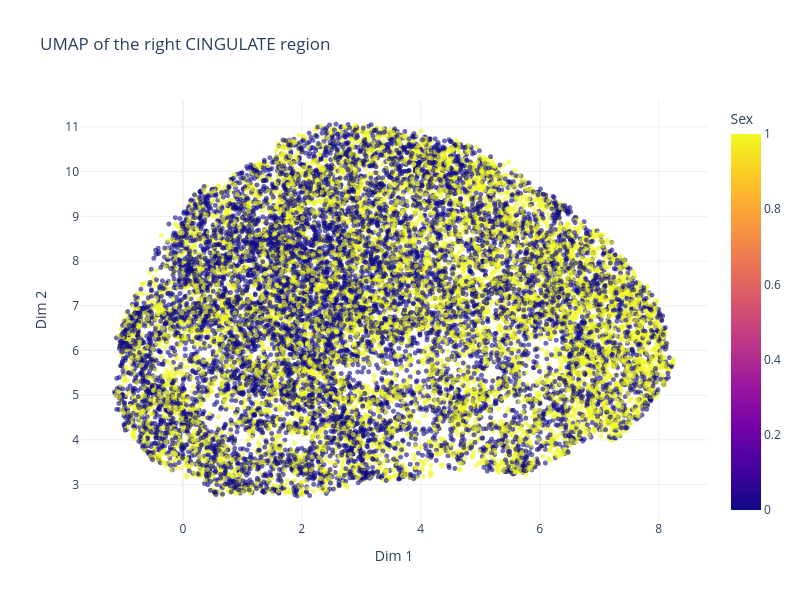

Notebook source saved alongside this figure:
### Code cell
fig = px.scatter(bdd_2D_UKB,
    x='Dim 1',
    y='Dim 2',
    color="Sex",
    labels={'color': 'Sex'},
    title='UMAP of the right CINGULATE region',
    template='plotly_white', 
    hover_data= ['Dataset', 'ID'],
    opacity=0.6,
    width=800, height=600
)

fig.update_traces(marker=dict(size=5))  # Adjust marker size

fig.show()

### Figure 1 — Plotly figure (JSON) as saved in the notebook; plotly's stock layout.template omitted (floating-point values rounded to 4 significant figures; data arrays with more than 128 entries replaced by an {"elided": "..."} marker saying what was removed)
{"data": [{"customdata": {"elided": "19611x2 str values"}, "hovertemplate": "Dim 1=%{x}<br>Dim 2=%{y}<br>Dataset=%{customdata[0]}<br>ID=%{customdata[1]}<br>Sex=%{marker.color}<extra></extra>", "legendgroup": "", "marker": {"color": {"elided": "19611 int values"}, "coloraxis": "coloraxis", "opacity": 0.6, "size": 5, "symbol": "circle"}, "mode": "markers", "name": "", "showlegend": false, "type": "scattergl", "x": {"elided": "19611 float values"}, "xaxis": "x", "y": {"elided": "19611 float values"}, "yaxis": "y"}], "layout": {"coloraxis": {"colorbar": {"title": {"text": "Sex"}}, "colorscale": [[0, "#0d0887"], [0.1111, "#46039f"], [0.2222, "#7201a8"], [0.3333, "#9c179e"], [0.4444, "#bd3786"], [0.5556, "#d8576b"], [0.6667, "#ed7953"], [0.7778, "#fb9f3a"], [0.8889, "#fdca26"], [1, "#f0f921"]]}, "height": 600, "legend": {"tracegroupgap": 0}, "title": {"text": "UMAP of the right CINGULATE region"}, "width": 800, "xaxis": {"anchor": "y", "domain": [0, 1], "title": {"text": "Dim 1"}}, "yaxis": {"anchor": "x", "domain": [0, 1], "title": {"text": "Dim 2"}}}}
